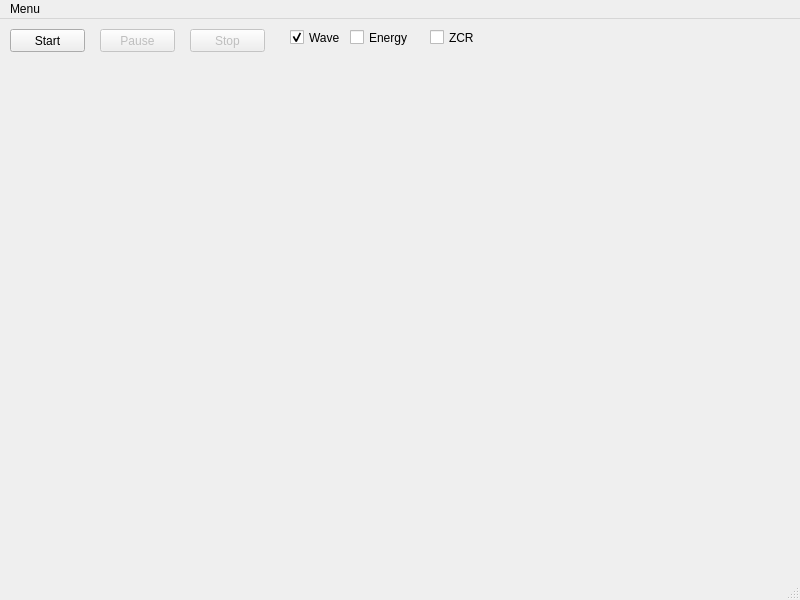
<?xml version="1.0" encoding="UTF-8"?>
<ui version="4.0">
 <class>MainWindow</class>
 <widget class="QMainWindow" name="MainWindow">
  <property name="geometry">
   <rect>
    <x>0</x>
    <y>0</y>
    <width>800</width>
    <height>600</height>
   </rect>
  </property>
  <property name="windowTitle">
   <string>VAD</string>
  </property>
  <widget class="QWidget" name="centralwidget">
   <widget class="QPushButton" name="pushButtonStart">
    <property name="geometry">
     <rect>
      <x>10</x>
      <y>10</y>
      <width>75</width>
      <height>23</height>
     </rect>
    </property>
    <property name="text">
     <string>Start</string>
    </property>
   </widget>
   <widget class="QPushButton" name="pushButtonStop">
    <property name="enabled">
     <bool>false</bool>
    </property>
    <property name="geometry">
     <rect>
      <x>190</x>
      <y>10</y>
      <width>75</width>
      <height>23</height>
     </rect>
    </property>
    <property name="text">
     <string>Stop</string>
    </property>
   </widget>
   <widget class="QCheckBox" name="checkBoxWave">
    <property name="geometry">
     <rect>
      <x>290</x>
      <y>10</y>
      <width>70</width>
      <height>17</height>
     </rect>
    </property>
    <property name="text">
     <string>Wave</string>
    </property>
    <property name="checked">
     <bool>true</bool>
    </property>
    <property name="autoRepeat">
     <bool>false</bool>
    </property>
   </widget>
   <widget class="QCheckBox" name="checkBoxEnergy">
    <property name="geometry">
     <rect>
      <x>350</x>
      <y>10</y>
      <width>70</width>
      <height>17</height>
     </rect>
    </property>
    <property name="text">
     <string>Energy</string>
    </property>
   </widget>
   <widget class="QCheckBox" name="checkBoxZCR">
    <property name="geometry">
     <rect>
      <x>430</x>
      <y>10</y>
      <width>70</width>
      <height>17</height>
     </rect>
    </property>
    <property name="text">
     <string>ZCR</string>
    </property>
   </widget>
   <widget class="QPushButton" name="pushButtonPause">
    <property name="enabled">
     <bool>false</bool>
    </property>
    <property name="geometry">
     <rect>
      <x>100</x>
      <y>10</y>
      <width>75</width>
      <height>23</height>
     </rect>
    </property>
    <property name="text">
     <string>Pause</string>
    </property>
   </widget>
   <widget class="QWidget" name="verticalLayoutWidget">
    <property name="geometry">
     <rect>
      <x>10</x>
      <y>40</y>
      <width>651</width>
      <height>381</height>
     </rect>
    </property>
    <layout class="QVBoxLayout" name="verticalLayout"/>
   </widget>
  </widget>
  <widget class="QMenuBar" name="menubar">
   <property name="geometry">
    <rect>
     <x>0</x>
     <y>0</y>
     <width>800</width>
     <height>21</height>
    </rect>
   </property>
   <widget class="QMenu" name="menuW2w2">
    <property name="title">
     <string>Menu</string>
    </property>
    <addaction name="actionOpen_wave"/>
    <addaction name="actionSave_wave"/>
    <addaction name="actionClose_wave"/>
    <addaction name="actionExit"/>
   </widget>
   <addaction name="menuW2w2"/>
  </widget>
  <widget class="QStatusBar" name="statusbar"/>
  <action name="actionOpen_wave">
   <property name="text">
    <string>Open wave</string>
   </property>
  </action>
  <action name="actionClose_wave">
   <property name="text">
    <string>Close wave</string>
   </property>
  </action>
  <action name="actionExit">
   <property name="text">
    <string>Exit</string>
   </property>
  </action>
  <action name="actionSave_wave">
   <property name="text">
    <string>Save wave</string>
   </property>
  </action>
 </widget>
 <resources/>
 <connections/>
</ui>
